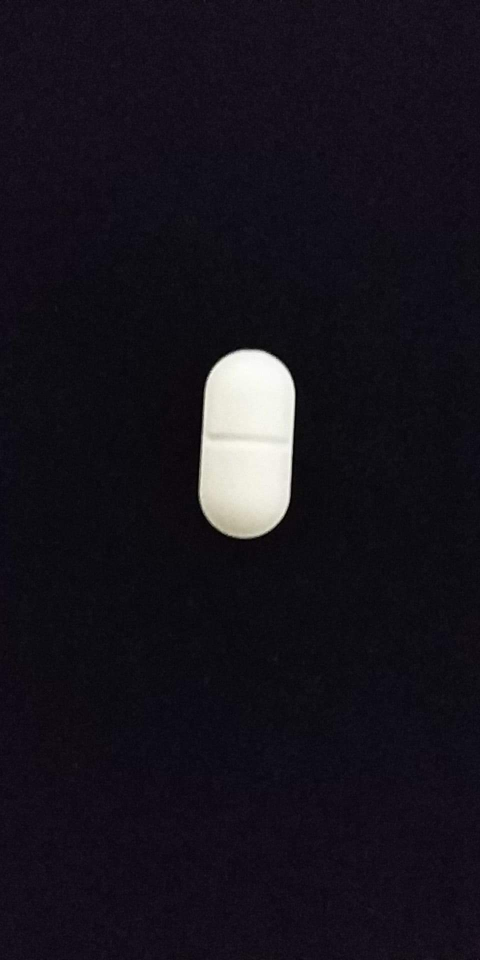
#> input picture PanLine.jpeg, 960 x 1920 px, found by its file name (shown at 1/2 size)
$ python trial.py   (older library calls are emulated)
#> lines starting #> are read from the running program, lines starting #| are printed output that depends on the picture; after the words box and inside, x2 and y2 are one past the last pixel; in counts of white or black regions, pixels touching at a corner belong together
import numpy as np
import cv2

panLine= cv2.imread('PanLine.jpeg',1)
#> panLine is the input picture: shape (1920, 960, 3); mean B, G, R 28.8, 20.3, 23.7
panLine = cv2.resize(panLine, (0, 0), None, .20, .20)
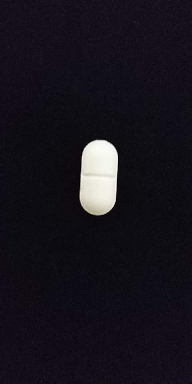
#> panLine: shape (384, 192, 3); mean B, G, R 28.8, 20.2, 23.6
cv2.imshow('originalPanLine',panLine)


panAE= cv2.imread('PanAE.jpeg',1)
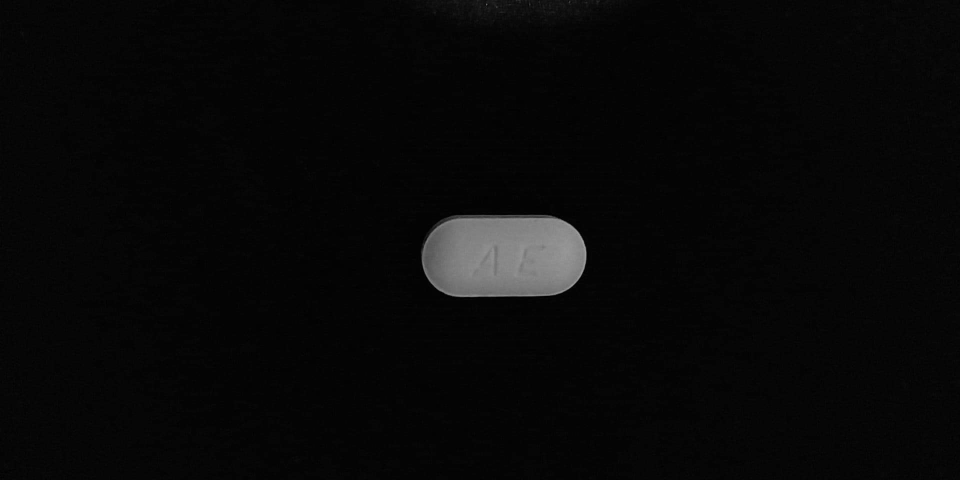
#> input picture PanAE.jpeg, 1920 x 960 px, found by its file name (shown at 1/2 size)
#> panAE is the input picture: shape (960, 1920, 3); min 0, max 172, mean 8.1
panAE = cv2.resize(panAE, (0, 0), None, .20, .20)
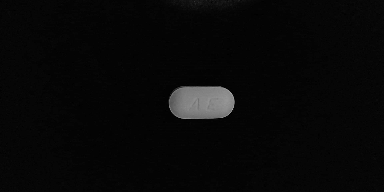
#> panAE: shape (192, 384, 3); min 0, max 167, mean 8.1
#cv2.imshow('originalPanAE',panAE)


blur = cv2.GaussianBlur(panLine,(5,5),0)
mask = cv2.inRange(blur,(100, 100, 100) , (255, 255, 255) )
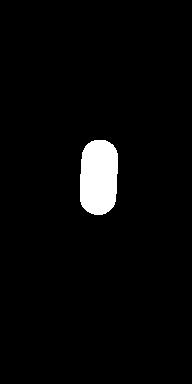
#> mask: shape (384, 192); 3.4% white; 1 white region
#mask=~mask
im2, contours, hierarchy = cv2.findContours(mask,cv2.RETR_TREE,cv2.CHAIN_APPROX_SIMPLE)
#> contours = 1 contour; box (x1, y1, x2, y2) and area: (80, 140, 118, 215) 2398
print(contours)
#> (printed output is left out)
cv2.drawContours(panLine, contours, -1, (0,0,255), 3)
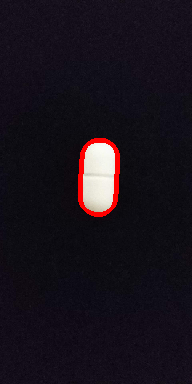
#> panLine: shape (384, 192, 3); 1.22% of pixels changed, all inside (x1, y1, x2, y2) = (78, 138, 120, 217)
cv2.imshow('triall', panLine)


# [6 lines of commented-out code are left out]


cv2.waitKey()
